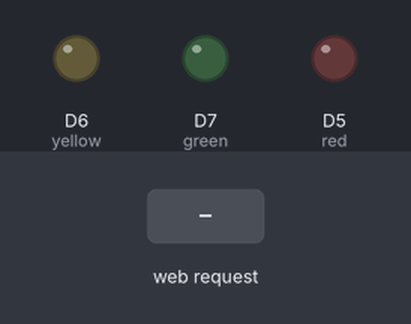
This sketch was run on a simulated ESP8266 (NodeMCU). Shown: output pins drawn as LEDs (lit = HIGH). The inputs (shaded band) are chosen by the test bench. WiFi joins after 1.5 s; servers stay silent unless stated; what the sketch prints to the serial monitor is not drawn.

Above: at 2.7 s.
2.8 s: HTTP request GET /RED received
At 3.8 s:
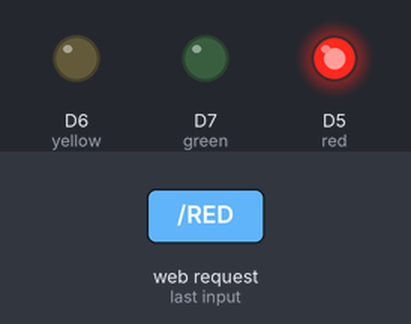
4.3 s: HTTP request GET /YELLOW received
At 4.9 s:
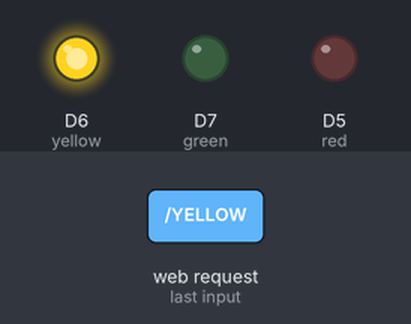
5.8 s: HTTP request GET /GREEN received
At 6.1 s:
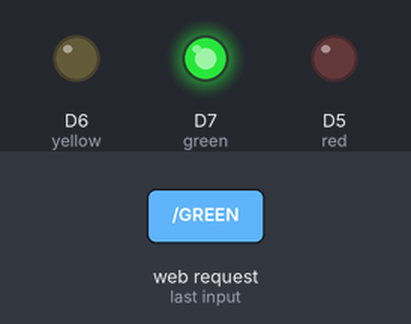
Timing chart, 0 to 8.8 s (numbered marks = the images above; inputs shaded):
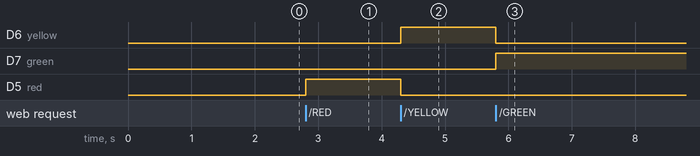

Measured:
- after the input at 2.8 s, D5 (red): LOW → HIGH at once
- after the input at 4.3 s, D6 (yellow): LOW → HIGH at once; D5 (red): HIGH → LOW at once
- after the input at 5.8 s, D6 (yellow): HIGH → LOW at once; D7 (green): LOW → HIGH at once

The sketch:

stoplight.ino
```cpp
#include <ESP8266WiFi.h>

const char* ssid = "yourwifi";
const char* password = "yourpassword";
int red = D5;
int yellow = D6;
int green = D7;

bool turniton = false;
const unsigned long eventInterval = 3000;
unsigned long previousTime = 0;
int countme = 0;

WiFiServer server(80);

void setup() {
  Serial.begin(115200);
  delay(10);
  pinMode(red, OUTPUT);
  pinMode(yellow, OUTPUT);
  pinMode(green, OUTPUT);

  digitalWrite(red, LOW);
  digitalWrite(yellow, LOW);
  digitalWrite(green, LOW);

  // Connect to WiFi network
  Serial.println();
  Serial.println();
  Serial.print("Connecting to ");
  Serial.println(ssid);

  WiFi.begin(ssid, password);

  while (WiFi.status() != WL_CONNECTED) {
    delay(500);
    Serial.print(".");
  }
  Serial.println("");
  Serial.println("WiFi connected");

// Start the server
  server.begin();
  Serial.println("Server started");

// Print the IP address
  Serial.print("Use this URL : ");
  Serial.print("http://");
  Serial.print(WiFi.localIP());
  Serial.println("/");

}

void loop() {
  //cycle code
  unsigned long currentTime = millis();
  if(turniton == true){
    if(currentTime - previousTime >= eventInterval){
      if(countme % 3 == 0){
        digitalWrite(red, HIGH);
        digitalWrite(yellow, LOW);
        digitalWrite(green, LOW);
      }
      if(countme % 3 == 1){

        digitalWrite(red, LOW);
        digitalWrite(yellow, HIGH);
        digitalWrite(green, LOW);
      }
      if(countme % 3 == 2){

        digitalWrite(red, LOW);
        digitalWrite(yellow, LOW);
        digitalWrite(green, HIGH);
      }

    countme++;
    previousTime = currentTime;
  }
}

// Check if a client has connected
WiFiClient client = server.available();
if (!client) { return; }

// Wait until the client sends some data
Serial.println("new client");
while(!client.available() && turniton == true){
  delay(1);
}

// Read the first line of the request
String request = client.readStringUntil('\r');
Serial.println(request); client.flush();

// Match the request

if (request.indexOf("/RED") != -1) {
  digitalWrite(yellow, LOW);
  digitalWrite(green, LOW);
  digitalWrite(red, HIGH);
}
if (request.indexOf("/YELLOW") != -1){
  digitalWrite(red, LOW);
  digitalWrite(green, LOW);
  digitalWrite(yellow, HIGH);
}
if (request.indexOf("/GREEN") != -1){
  digitalWrite(red, LOW);
  digitalWrite(yellow, LOW);
  digitalWrite(green, HIGH);
}
if (request.indexOf("/OFF") != -1){
  turniton = false;
  digitalWrite(red, LOW);
  digitalWrite(yellow, LOW);
  digitalWrite(green, LOW);
}

if (request.indexOf("/CYCLE") != -1){
turniton = true; }

// Return the response
client.println("HTTP/1.1 200 OK");
client.println("Content-Type: text/html");
client.println(""); // do not forget this one

  //webpage
  client.println("<!DOCTYPE HTML>");
  client.println("<html>");
  client.println("<head>");
  client.println("<style>");
  client.println(".redbtn {height: 20px; width: 90px; background: #FCCBC7; border-radius: 10px; padding-top:10px; padding-bottom:10px; padding-left: 60px; font-size: 20px; color: black;}");
  client.println(".yellowbtn {height: 20px; width: 100px; background: #FFF5C6; border-radius: 10px; padding-top:10px; padding-bottom:10px; padding-left: 50px; font-size: 20px; color: black;}");
  client.println(".greenbtn {height: 20px; width: 100px; background: #C9E2C2; border-radius: 10px; padding-top:10px; padding-bottom:10px; padding-left: 50px; font-size: 20px; color: black;}");
  client.println(".offbtn {height: 20px; width: 90px; background: #DAD4D4; border-radius: 10px; padding-top:10px; padding-bottom:10px; padding-left: 60px; font-size: 20px; color: black;}");
  client.println(".cyclebtn {height: 20px; width: 100px; background: #DAD4D4; border-radius: 10px; padding-top:10px; padding-bottom:10px; padding-left: 50px; font-size: 20px; color: black;}");
  client.println("a {text-decoration: none;}");
  client.println("</style>");
  client.println("</head>");

  client.println("<br>");

  client.println("<a href=\"/RED\"><div class=\"redbtn\"> Red </div></a> <br><br>");
  client.println("<a href=\"/YELLOW\"><div class=\"yellowbtn\"> Yellow </div></a> <br><br>");
  client.println("<a href=\"/GREEN\"><div class=\"greenbtn\"> Green </div></a> <br><br>");
  client.println("<a href=\"/OFF\"><div class=\"offbtn\"> Off </div></a> <br><br>");
  client.println("<a href=\"/CYCLE\"><div class=\"cyclebtn\"> Cycle </div></a> <br>");
  client.println("</html>");


delay(1);
Serial.println("Client disconnected");
Serial.println("");

}
```
